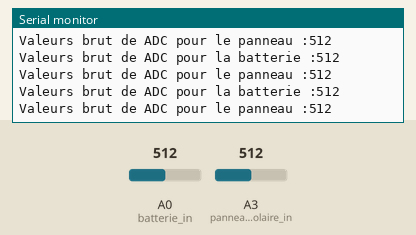
Simulated run of this sketch. Board: Arduino Uno, built with avr-gcc and run on an emulated ATmega328P. Shown: the last lines printed to the serial monitor. The test bench sets the inputs (shaded band); at power-on: A0 (batterie_in) = 512, A3 (panneau_solaire_in) = 512.

Above: at 1.2 s.
1.3 s: A0 (batterie_in) set to 110
At 1.35 s:
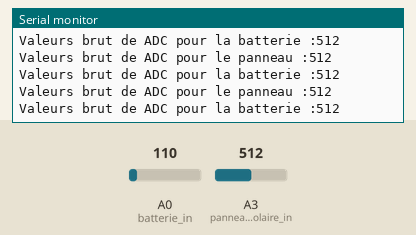
4.3 s: A0 (batterie_in) set to 88
At 4.31 s:
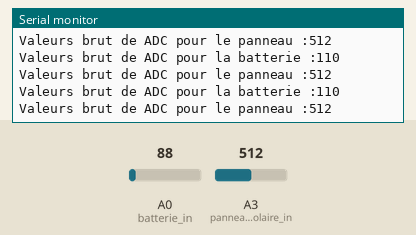
5.8 s: A3 (panneau_solaire_in) set to 105
At 5.8 s:
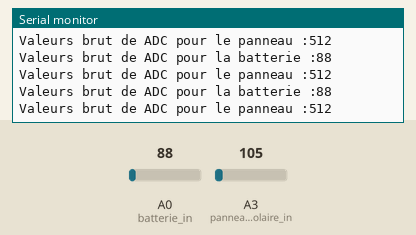
7.3 s: A3 (panneau_solaire_in) set to 95
At 7.32 s:
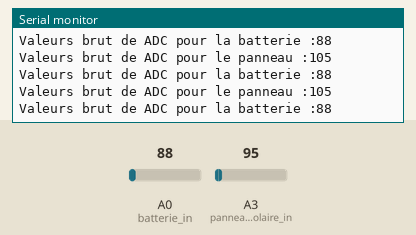
13.3 s: A0 (batterie_in) set to 11
At 13.33 s:
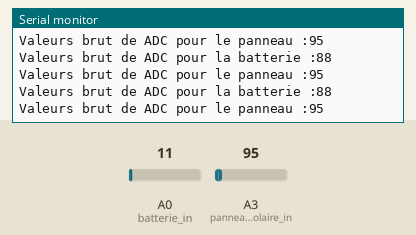
16.3 s: A0 (batterie_in) set to 8
At 16.3 s:
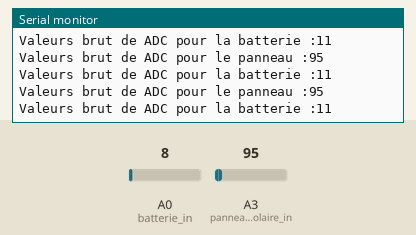
Timing chart, 0 to 19.3 s (numbered marks = the images above; inputs shaded):
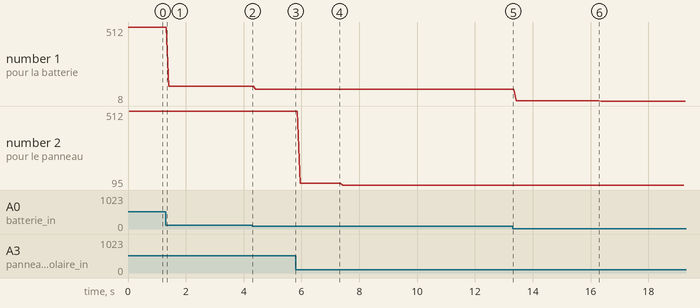

Measured:
- the behaviour switches between 100 and 99 on A0 (batterie_in) (found by bisection; images 1 and 2)
- the behaviour switches between 100 and 99 on A3 (panneau_solaire_in) (found by bisection; images 3 and 4)
- the behaviour switches between 10 and 9 on A0 (batterie_in) (found by bisection; images 5 and 6)
- plotted number 1: 512 → 110 after the input at 1.3 s, 110 → 88 after the input at 4.3 s, 88 → 11 after the input at 13.3 s, 11 → 8 after the input at 16.3 s
- plotted number 2: 512 → 105 after the input at 5.8 s, 105 → 95 after the input at 7.3 s

The sketch:

Lecture_tension.ino
```cpp
/*
 * Code de lecture des tension analogiques de la batterie et du panneau solaire
 */

#define batterie_in A0
#define panneau_solaire_in A3
#define rap_pan 0.6   // R1/R1+R2
#define rap_bat 0.785 // R1/R1+R2
#define rap_V_ADC 3.2 //analogRead()*3.2 = tension en mV.

int bat_brut;
int pan_brut;
//La tension d'ensoleillement maximum a été définie sur 5.5v (incluant une marge de sécurité)
/*
 *              R1
 *           ________
 * Vin------|        |---- vout
 *          |        |      |
 *           ¯¯¯¯¯¯¯¯       |
 *                          |
 *                        ____
 *                       |    |
 *                       |    |
 *                       |    | R2
 *                       |    |
 *                        ¯¯¯¯
 *                          |
 *                          |
 *                          |
 *                        _____
 *                         ---
 *                          ¯
 * pour le capteur de la batterie
 * Avec R1 = 180 KΩ
 * Avec R2 = 220 KΩ
 * pour le capteur du panneau
 * Avec R1 = XX KΩ
 * Avec R2 = XX KΩ
 */
void setup()
{
  pinMode(panneau_solaire_in, INPUT);
  pinMode(batterie_in, INPUT);
  Serial.begin(9600);

}

void loop()
{
  bat_brut=analogRead(batterie_in);
  Serial.print("Valeurs brut de ADC pour la batterie :");
  Serial.println(bat_brut);

  pan_brut=analogRead(panneau_solaire_in);
  Serial.print("Valeurs brut de ADC pour le panneau :");
  Serial.println(pan_brut);

  //bat_tension=(bat_brut*rap_V_ADC);
  //Serial.print("Valeurs de tension lu par l'ADC pour le panneau :");
  //Serial.println(pan_tension);

  //pan_tension=(pan_brut*rap_V_ADC);
  //Serial.print("Valeurs de tension lu par l'ADC pour le panneau :");
  //Serial.println(pan_tension);
}
```
